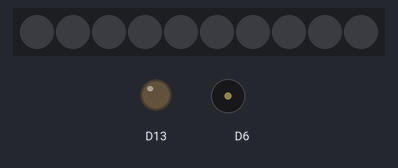
The sketch below on a simulated Adafruit Circuit Playground Express. Parts: 10 RGB LEDs in strip order, left to right, output pins drawn as LEDs (lit = HIGH), buzzer (waves = sounding).

Above: at 0.6 s.
Timing chart, 0 to 3.0 s (numbered marks = the images above):
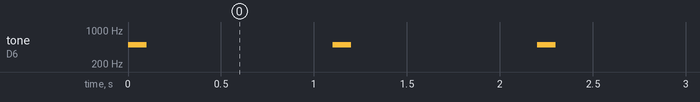

The sketch:

Hello_Speaker.ino
```cpp
#include <Adafruit_CircuitPlayground.h>

void setup() {
  CircuitPlayground.begin();
}

void loop() {
  CircuitPlayground.playTone(500, 100);
  delay(1000);
}
```

Measured:
- by itself, tone on D6: alternates 500 Hz for 0.10 s and silent for 1.0 s
